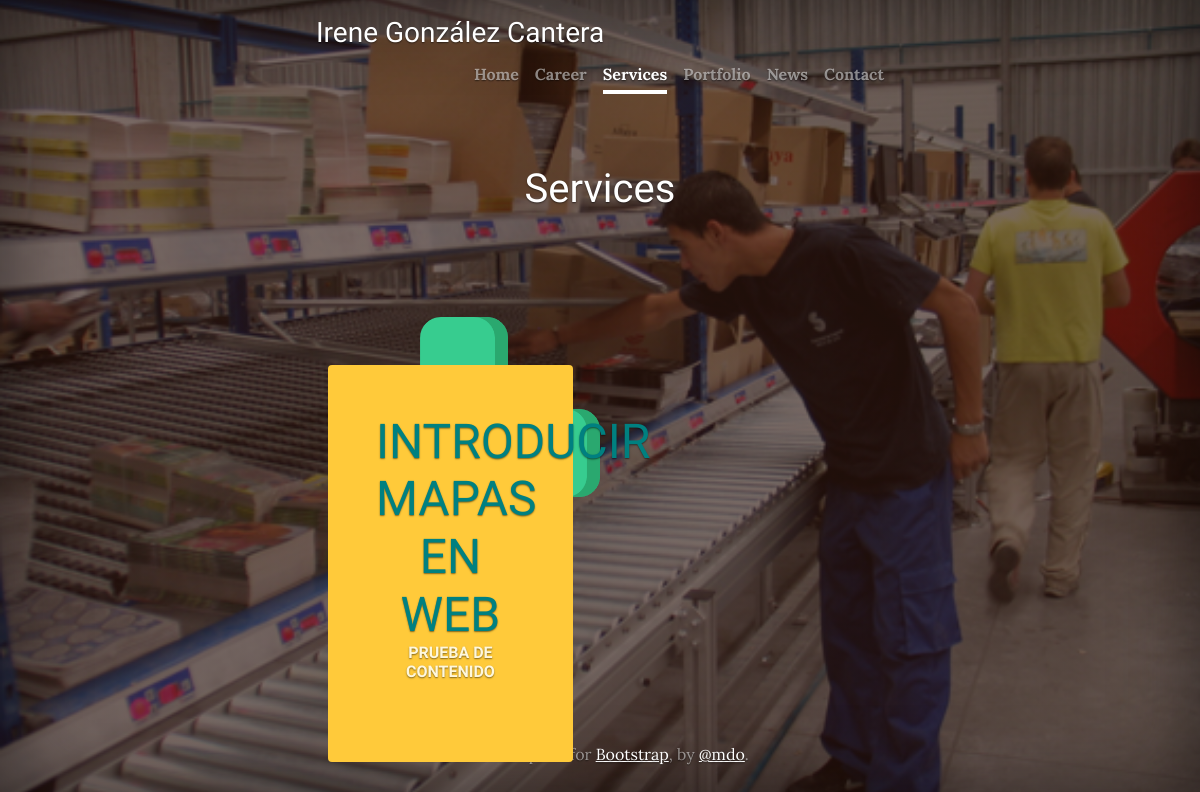
/services/, run on an earlier commit of the app's database.
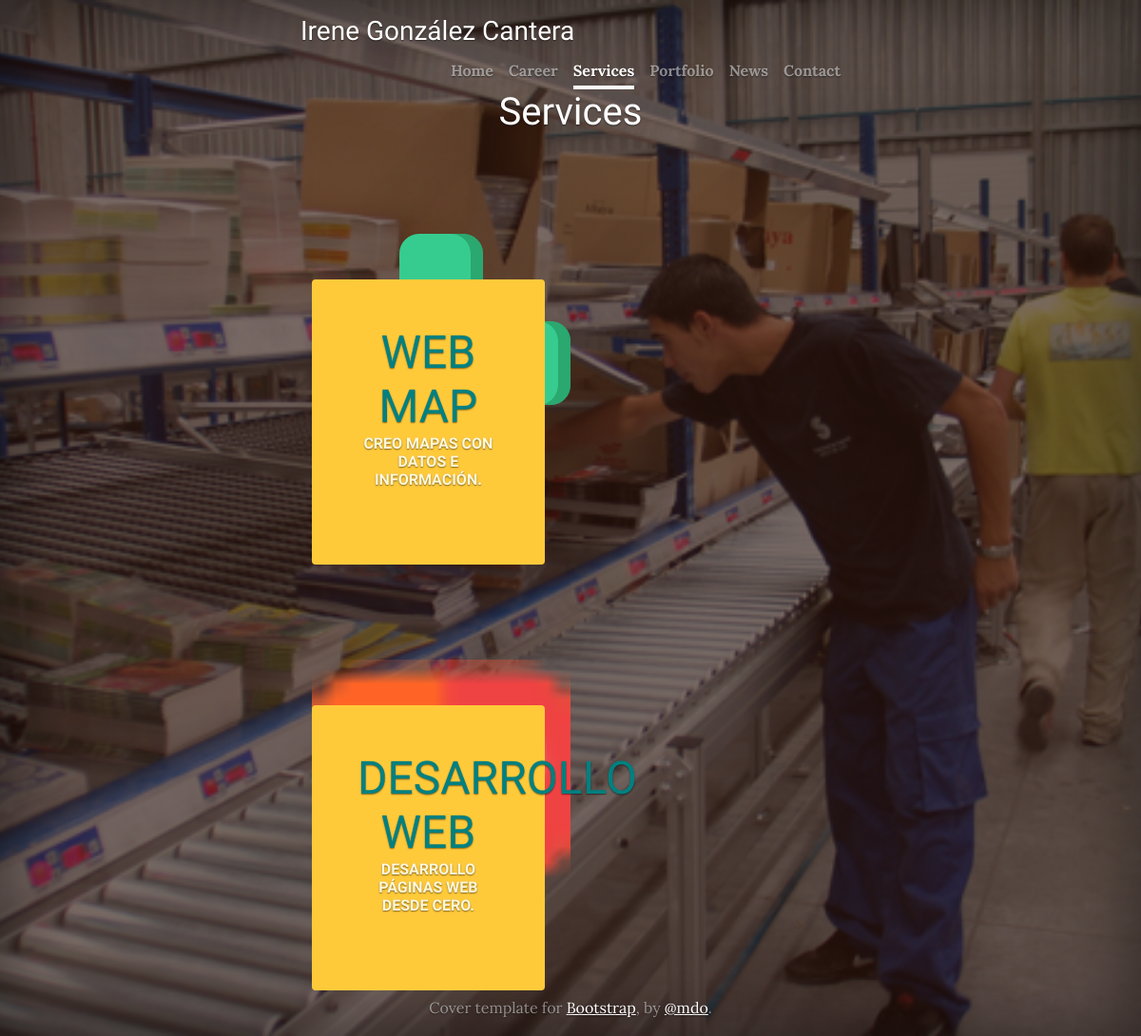
And on a later commit of the database.
### servicesapp/models.py (models this page shows, shortened)
class Service(models.Model):
    title=models.CharField(max_length=50)
    content=models.CharField(max_length=50)
    image=models.ImageField(upload_to='services')
    created=models.DateField(auto_now_add=True)
    updated=models.DateField(auto_now_add=True)
    class Meta:
        verbose_name='service'
        verbose_name_plural='services'
        ordering=['created']

### servicesapp/views.py (the view)
# urls.py: path('', views.service, name="Services"),
def service(request):
    services=Service.objects.all()
    return render(request, "services/service.html", {"services": services})

### servicesapp/templates/services/service.html (shortened to what this page needs)
{% extends "professional_web_app/base.html" %}
{% load static %}
{% block content %}
        <h1>Services</h1>
        {% for service in services %}
        <div><p></p></div>
        <section class="page-section clearfix">
        <div class="container">
            <div class="intro">
            <div class="intro-text left-0 text-center bg-faded p-5 rounded">
                <h1 class="section-heading mb-4">
                <span class="section-heading-lower" style="color: teal;">{{service.title}}</span>
                <span class="section-heading-upper">{{service.content}}</span>
                </h1>
            </div>
            </div>
        </div>
        </section>
        {% endfor %}
{% endblock %}

### professional_web_app/templates/professional_web_app/base.html (shortened to what this page needs)
<!DOCTYPE html>
<html lang="en" class="h-100">
<head>
  {% load static %}
  <link href="{% static 'vendor/bootstrap/css/bootstrap.min.css' %}" rel="stylesheet">
  <link href="{% static 'css/cover.css' %}" rel="stylesheet">
  <link href="{% static 'css/footer.css' %}" rel="stylesheet">
  <link href="{% static 'css/gestion.css' %}" rel="stylesheet">
</head>
<body class="d-flex h-100 text-center text-white bg-dark">
  <div class="cover-container d-flex w-50 h-100 p-3 mx-auto flex-column">
    <header class="mb-auto">
      <div>
        <h3 class="text-md-start mb-6">Irene González Cantera</h3>
        <nav class="nav nav-masthead justify-content-center float-md-end">
          <a class="nav-link {% if request.path == '/' %}active{% endif %}" aria-current="page" href="{% url 'Home' %}">Home</a>
          <a class="nav-link {% if request.path == '/career/' %} active {% endif %}" href="{% url 'Career' %}">Career</a>
          <a class="nav-link {% if request.path == '/services/' %} active {% endif %}" href="{% url 'Services' %}">Services</a>
          <a class="nav-link {% if request.path == '/portfolio/' %} active {% endif %}" href="{% url 'Portfolio' %}">Portfolio</a>
          <a class="nav-link {% if request.path == '/news/' %} active {% endif %}" href="{% url 'News' %}">News</a>
          <a class="nav-link {% if request.path == '/contact/' %} active {% endif %}" href="{% url 'Contact' %}">Contact</a>
        </nav>
      </div>
    </header>
    {% block content %}
    {% endblock %}
    <footer class="mt-auto text-white-50">
      <p>Cover template for <a href="https://getbootstrap.com/" class="text-white">Bootstrap</a>, by <a
          href="https://twitter.com/mdo" class="text-white">@mdo</a>.</p>
    </footer>
  </div>
</body>
</html>

### professional_web_app/static/css/cover.css (style rules this page uses)
body { text-shadow: 0 .05rem .1rem rgba(0, 0, 0, .5); box-shadow: inset 0 0 5rem rgba(0, 0, 0, .5); }
.cover-container { max-width: 42em; }
.nav-masthead .nav-link { padding: .25rem 0; font-weight: 700; color: rgba(255, 255, 255, .5); background-color: transparent; border-bottom: .25rem solid transparent; }
.nav-masthead .nav-link + .nav-link { margin-left: 1rem; }
.nav-masthead .active { color: #fff; border-bottom-color: #fff; }

### professional_web_app/static/css/gestion.css (style rules this page uses)
body { font-family: 'Lora'; background: linear-gradient(rgba(47, 23, 15, 0.65), rgba(47, 23, 15, 0.65)), url("../img/bg_main.jpg"); background-attachment: fixed; background-position: center; background-size: cover; }
h1, h2, h3, h4, h5, h6 { font-family: 'Raleway'; }
p { line-height: 1.75; }
.page-section { margin-top: 5rem; margin-bottom: 5rem; }
.section-heading { text-transform: uppercase; }
.section-heading .section-heading-upper { display: block; font-size: 1rem; font-weight: 800; padding-bottom:.5rem; }
.section-heading .section-heading-lower { display: block; font-size: 3rem; font-weight: 100; }
.bg-faded { background-color: rgba(255, 255, 255, 0.85); }
.intro { position: relative; }
@media (min-width: 992px) { .intro .intro-text { left: 600; width: 60%; margin-top: 3rem; background-color: rgb(255, 202, 58); color: cornsilk; position: absolute; } }
@media (min-width: 1200px) { .intro .intro-text { width: 45%; } }

What changed in the data, as far as the page shows it:
changed Service: title "INTRODUCIR MAPAS EN WEB" → "WEB MAP"; content "PRUEBA DE CONTENIDO" → "CREO MAPAS CON DATOS E INFORMACIÓN."
added Service: title "DESARROLLO WEB", content "DESARROLLO PÁGINAS WEB DESDE CERO."
